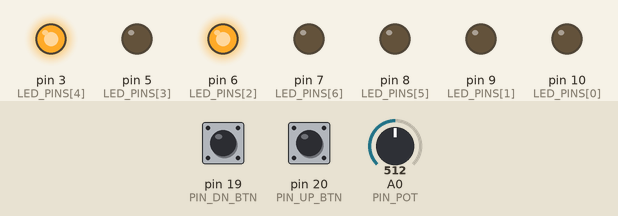
A program run on a simulated SparkFun Pro Micro, built with avr-gcc and run on an emulated ATmega32U4. Parts: output pins drawn as LEDs (lit = HIGH). Inputs (shaded band) come from the test bench; at power-on: pin 19 (PIN_DN_BTN) HIGH, A0 (PIN_POT) = 512, pin 20 (PIN_UP_BTN) HIGH. MIDI output is not drawn.

Above: at 1.2 s.
1.3 s: pin 19 (PIN_DN_BTN) pulled LOW for 0.15 s
At 2.4 s:
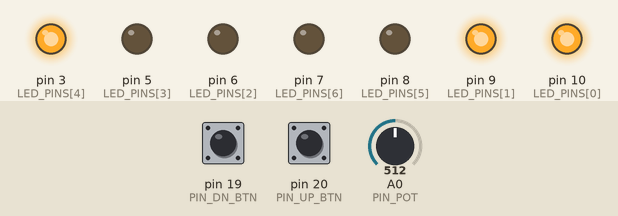
2.9 s: pin 19 (PIN_DN_BTN) pulled LOW for 1 s
At 3.6 s:
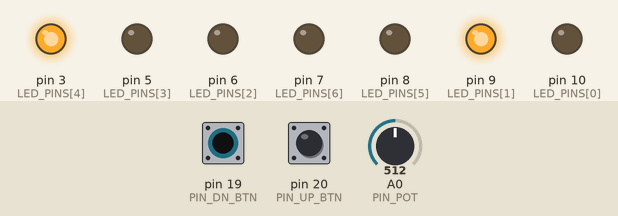
5.4 s: pin 19 (PIN_DN_BTN) pulled LOW for 0.15 s
At 6.6 s:
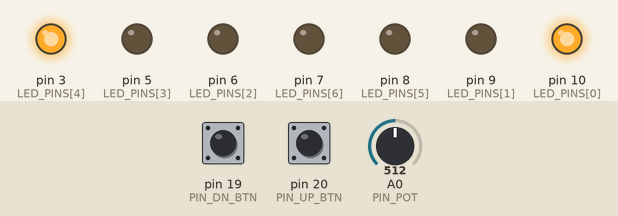
7.0 s: pin 19 (PIN_DN_BTN) pulled LOW for 3.2 s
At 7.9 s:
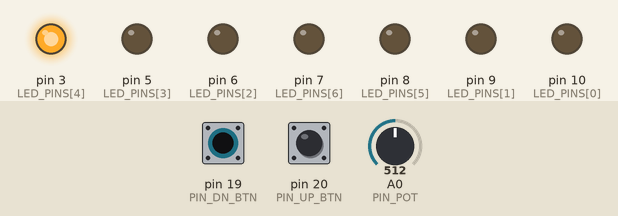
11.7 s: pin 19 (PIN_DN_BTN) pulled LOW for 0.15 s
At 12.7 s:
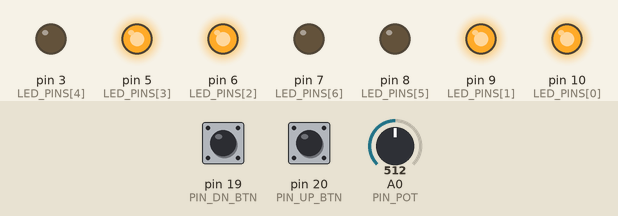
13.3 s: pin 19 (PIN_DN_BTN) pulled LOW for 1 s
At 13.9 s:
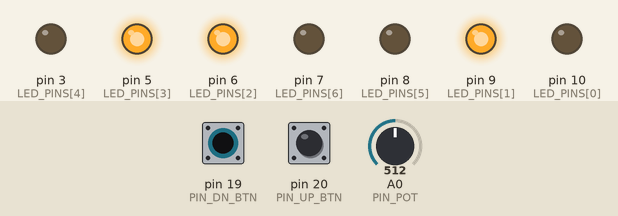
Timing chart, 0 to 16.3 s (numbered marks = the images above; inputs shaded):
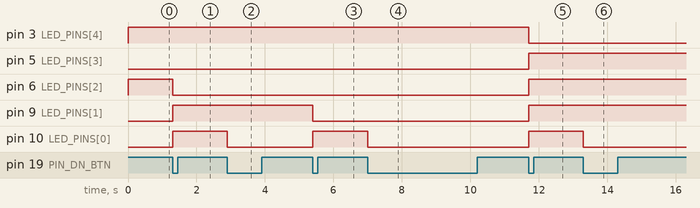

The program:

main.cpp
```cpp
#include <Arduino.h>
#include <USB-MIDI.h>


void read_pot();
void update_cc_value(byte);
void read_buttons();
void change_LED_mode();
void change_cc(int);
void update_LEDs();


const int PIN_POT = A0;
const int PIN_UP_BTN = 20;
const int PIN_DN_BTN = 19;
const int LED_PINS[7] = { 10, 9, 6, 5, 3, 8, 7 };

int pot_raw_value = 0;
int pot_prev_value = 0;
int pot_deadband = 1024 / 128;  // 8 ADC counts, for 10-bit ATmega input

bool up_state = HIGH;
bool up_prev_state = HIGH;
bool dn_state = HIGH;
bool dn_prev_state = HIGH;

bool cc_value_latch;
byte debounce_period = 30;  // ms

unsigned long t;
unsigned long t_up;
unsigned long t_dn;
unsigned long t_mode;

byte midi_channel = 1;

byte cc_active = 20;
byte cc_values[128];

enum MODE { CC, CC_VAL, ERROR };
MODE LED_mode = CC;
bool LED_mode_latch = false;
uint16_t LED_mode_debounce_period = 500;


USBMIDI_CREATE_DEFAULT_INSTANCE();  // SparkFun Pro Micro native USB MIDI


void setup()
{
/* set pin modes */
    pinMode(PIN_UP_BTN, INPUT_PULLUP);
    pinMode(PIN_DN_BTN, INPUT_PULLUP);
    for (int i = 0; i < 7; i++) pinMode(LED_PINS[i], OUTPUT);

/* initialize CC values */
    for (int i = 0; i < 127; i++) cc_values[i] = 64;

/* start midi listeners */
    MIDI.begin(MIDI_CHANNEL_OMNI);

/* initialize timers */
    t = t_up = t_dn = t_mode = millis();
}


void loop()
{
    t = millis();
    read_pot();
    read_buttons();
    update_LEDs();
}


void read_pot()
{
    analogRead(PIN_POT);  // charge the input cap
    pot_raw_value = analogRead(PIN_POT);
    if (abs(pot_prev_value - pot_raw_value) > pot_deadband) {  // prevent ADC jitter and noise
        pot_prev_value = pot_raw_value;
        byte pot_new_value = (byte)(pot_raw_value >> 3);  // shift 10-bit to 7 bit resolution
        update_cc_value(pot_new_value);
    }
}


void update_cc_value(byte val)
{
    if (cc_values[cc_active] == val) cc_value_latch = false;  // don't change CC value after changing CC number until fader matches CC value (prevents large jumps)
    if (!cc_value_latch) {
        cc_values[cc_active] = val;
        MIDI.sendControlChange(cc_active, cc_values[cc_active], midi_channel);
    }
}


void read_buttons()
{
    up_state = !digitalRead(PIN_UP_BTN);
    dn_state = !digitalRead(PIN_DN_BTN);

    if (up_state && dn_state) {  // debounce and update LED mode
        if (!LED_mode_latch) {
            LED_mode_latch = true;
            t_mode = t;
            change_LED_mode();
            return;
        }
    } else {
        if ((t - t_mode) > LED_mode_debounce_period) LED_mode_latch = false;
    }

    if ((up_state != up_prev_state) && ((t - t_up) > debounce_period)) {  // debounce and increase CC
        up_prev_state = up_state;
        t_up = t;
        if (up_state) {
            change_cc(1);
            return;
        }
    }

    if ((dn_state != dn_prev_state) && ((t - t_dn) > debounce_period)) {  // debounce and decrease CC
        dn_prev_state = dn_state;
        t_dn = t;
        if (dn_state) {
            change_cc(-1);
            return;
        }
    }
}


void change_LED_mode()
{
    switch (LED_mode) {
        case CC:
            LED_mode = CC_VAL;
            break;
        case CC_VAL:
            LED_mode = CC;
            break;
        default:  // error
            LED_mode = CC;
            break;
    }
}


void change_cc(int inc)
{
    int cc = cc_active;  // dummy value for clean inc/dec
    cc += inc;
    if (cc < 0) cc = 127;  // wrap around
    if (cc > 127) cc = 0;
    cc_active = (byte)cc;
    cc_value_latch = true;  // don't change value of new CC after changing, until fader matches value
}


void update_LEDs()
{
    switch (LED_mode) {
        case CC:  // show 7-bit binary representation of MIDI Control number
            for (int i = 0; i < 7; i++) digitalWrite(LED_PINS[i], (cc_active & (1 << i)));
            break;

        case CC_VAL:  // show "dB meter" representation of MIDI Control value
            for (int i = 0; i < 7; i++) {
                if(cc_values[cc_active] > (i * 18)) {  // (128 / 7) = 18
                    digitalWrite(LED_PINS[i], HIGH);
                } else {
                    digitalWrite(LED_PINS[i], LOW);
                }
            }
            Serial.println();
            break;

        default:  // error
            break;
    }
}
```

Measured:
- after the input at 1.3 s, pin 6 (LED_PINS[2]): HIGH → LOW at once; pin 9 (LED_PINS[1]), pin 10 (LED_PINS[0]): LOW → HIGH at once
- after the input at 2.9 s, pin 10 (LED_PINS[0]): HIGH → LOW at once
- after the input at 5.4 s, pin 9 (LED_PINS[1]): HIGH → LOW at once; pin 10 (LED_PINS[0]): LOW → HIGH at once
- after the input at 7.0 s, pin 10 (LED_PINS[0]): HIGH → LOW at once
- after the input at 11.7 s, pin 3 (LED_PINS[4]): HIGH → LOW at once; pin 5 (LED_PINS[3]), pin 6 (LED_PINS[2]), pin 9 (LED_PINS[1]), pin 10 (LED_PINS[0]): LOW → HIGH at once
- after the input at 13.3 s, pin 10 (LED_PINS[0]): HIGH → LOW at once
